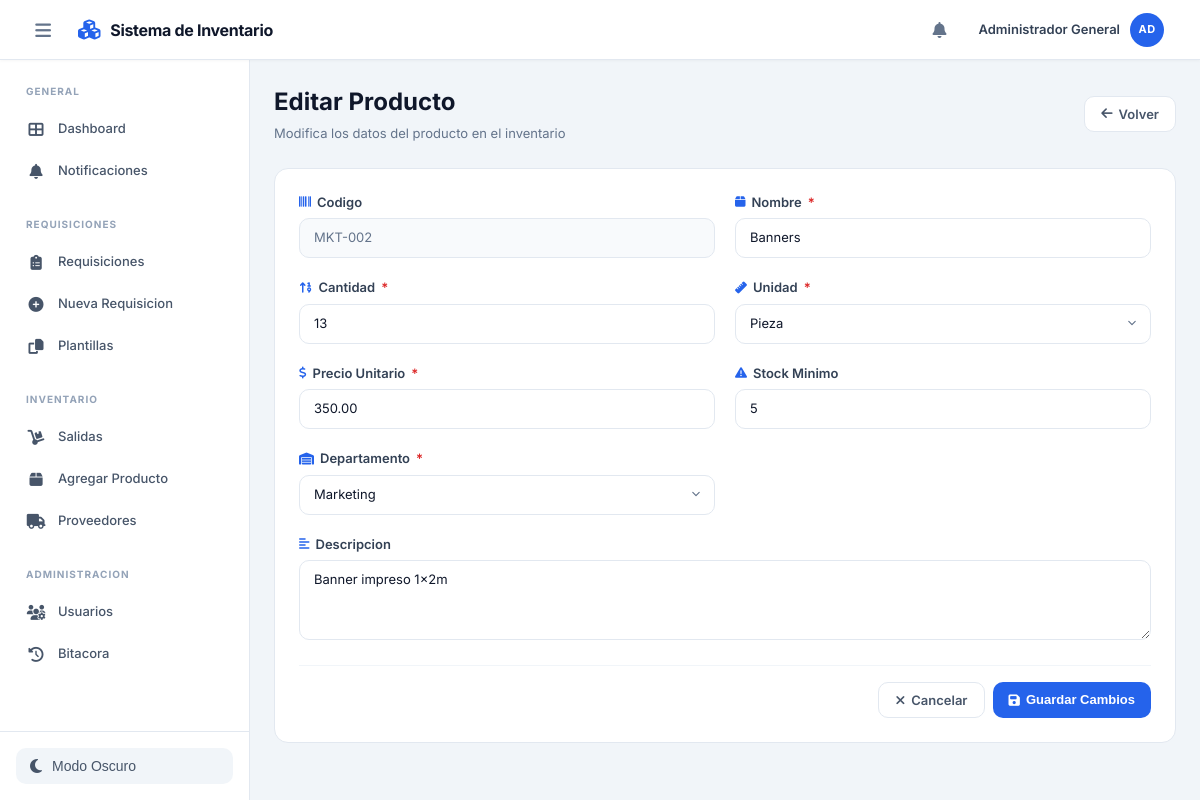
Before: /editar-producto.php?id=11 (signed in) with the older database file.
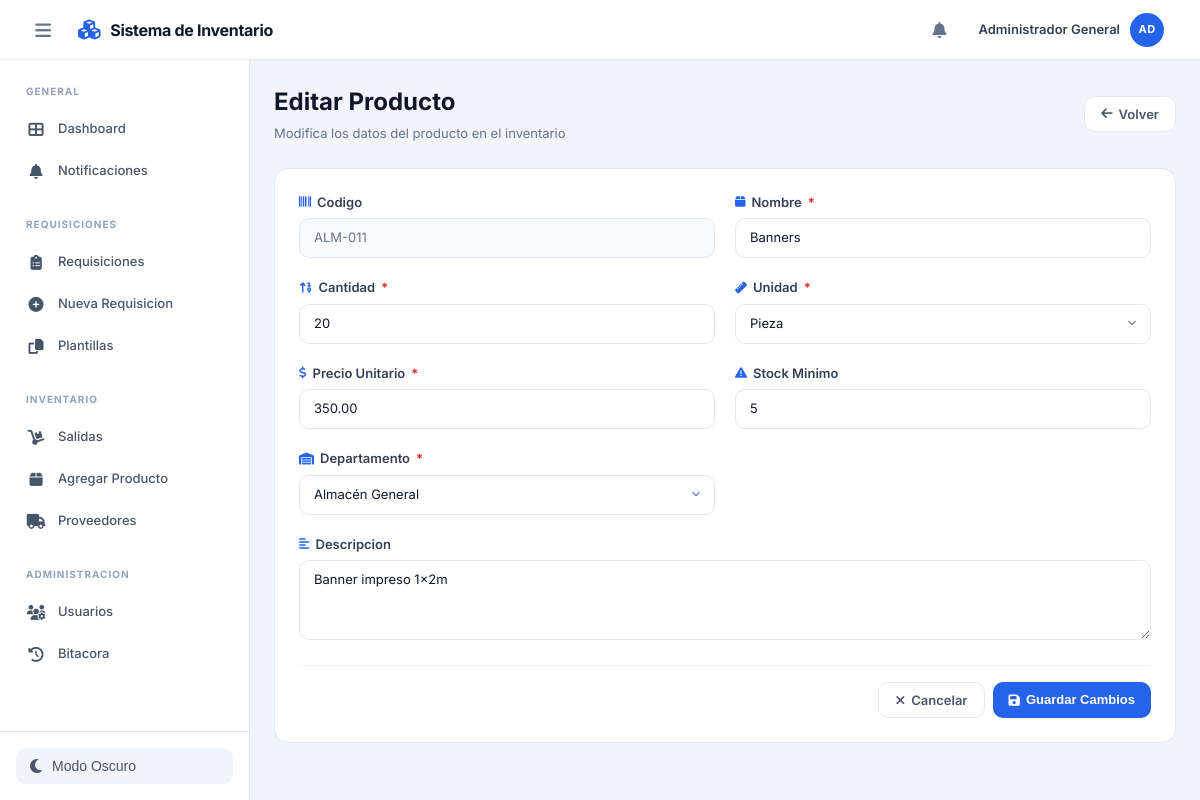
After: the same page with the newer database file.
### tables this page shows
CREATE TABLE inventario (
    id INT PRIMARY KEY AUTO_INCREMENT,
    codigo VARCHAR(50) NOT NULL,
    nombre VARCHAR(200) NOT NULL,
    descripcion TEXT,
    sub_almacen_id INT NOT NULL,
    cantidad INT NOT NULL DEFAULT 0,
    unidad VARCHAR(50) NOT NULL,
    precio_unitario DECIMAL(10,2),
    stock_minimo INT DEFAULT 10,
    activo TINYINT(1) DEFAULT 1,
    created_at TIMESTAMP DEFAULT CURRENT_TIMESTAMP,
    updated_at TIMESTAMP DEFAULT CURRENT_TIMESTAMP ON UPDATE CURRENT_TIMESTAMP,
    UNIQUE KEY unique_codigo_almacen (codigo, sub_almacen_id),
    FOREIGN KEY (sub_almacen_id) REFERENCES sub_almacenes(id)
);

CREATE TABLE sub_almacenes (
    id INT PRIMARY KEY AUTO_INCREMENT,
    nombre VARCHAR(100) NOT NULL,
    descripcion TEXT,
    created_at TIMESTAMP DEFAULT CURRENT_TIMESTAMP
);

### editar-producto.php (called while the page is built, shortened)
<?php
require_once 'config/database.php';
require_once 'models/Producto.php';
require_once 'models/SubAlmacen.php';
$producto_id = $_GET['id'] ?? null;
$productoModel = new Producto();
$producto = $productoModel->obtenerPorId($producto_id);
$subAlmacenModel = new SubAlmacen(getConnection());
$sub_almacenes = $subAlmacenModel->obtenerTodos();
require_once 'views/editar-producto.view.php';

### config/database.php (called while the page is built, shortened)
<?php
function getConnection() {
    if ($GLOBALS['db_connection'] !== null && $GLOBALS['db_connection']->ping()) {
        return $GLOBALS['db_connection'];
    }
    $conn = new mysqli(DB_HOST, DB_USER, DB_PASS, DB_NAME);
    $conn->set_charset("utf8");
    return $conn;
}

### models/Producto.php (called while the page is built, shortened)
<?php
class Producto {
    private $conn;
    public function __construct() {
        $this->conn = getConnection();
    }
    public function obtenerPorId($producto_id) {
        $sql = "SELECT i.*, s.nombre as sub_almacen_nombre
                FROM inventario i
                LEFT JOIN sub_almacenes s ON i.sub_almacen_id = s.id
                WHERE i.id = ?";
        $stmt = $this->conn->prepare($sql);
        $stmt->bind_param("i", $producto_id);
        $stmt->execute();
        $result = $stmt->get_result();
        $producto = $result->fetch_assoc();
        return $producto;
    }
}

### models/SubAlmacen.php (called while the page is built, shortened)
<?php
class SubAlmacen {
    private $conn;
    public function __construct() {
        $this->conn = getConnection();
    }
    public function obtenerTodos() {
        $sql = "SELECT * FROM sub_almacenes ORDER BY nombre";
        $result = $this->conn->query($sql);
        $almacenes = [];
        if ($result->num_rows > 0) {
            while($row = $result->fetch_assoc()) {
                $almacenes[] = $row;
            }
        }
        return $almacenes;
    }
}
?>

### views/editar-producto.view.php (the view, shortened to what the rows shown need)
<?php require 'includes/header.php'; ?>
<main class="main-content">
    <div style="display: flex; justify-content: space-between; align-items: center; margin-bottom: 1.5rem;">
        <div>
            <h1 style="margin: 0 0 4px 0; font-size: 1.5rem; font-weight: 700; color: var(--gray-900);">Editar Producto</h1>
        </div>
    </div>
    <div class="card">
        <form method="POST" action="">
            <div style="display: grid; grid-template-columns: repeat(auto-fit, minmax(280px, 1fr)); gap: 1.25rem; margin-bottom: 1.25rem;">
                <div>
                    <label style="display: flex; align-items: center; gap: 6px; color: var(--gray-700); font-weight: 600; margin-bottom: 6px; font-size: 0.8125rem;">
                        <i class="fas fa-barcode" style="color: var(--primary); font-size: 0.75rem;"></i> Codigo
                    </label>
                    <input type="text" value="<?php echo htmlspecialchars($producto['codigo']); ?>" readonly class="form-input" style="background: var(--gray-50); cursor: not-allowed; color: var(--text-muted);">
                </div>
                <div>
                    <label style="display: flex; align-items: center; gap: 6px; color: var(--gray-700); font-weight: 600; margin-bottom: 6px; font-size: 0.8125rem;">
                        <i class="fas fa-box" style="color: var(--primary); font-size: 0.75rem;"></i> Nombre <span style="color: var(--danger);">*</span>
                    </label>
                    <input type="text" name="nombre" value="<?php echo htmlspecialchars($producto['nombre']); ?>" required class="form-input">
                </div>
                <div>
                    <label style="display: flex; align-items: center; gap: 6px; color: var(--gray-700); font-weight: 600; margin-bottom: 6px; font-size: 0.8125rem;">
                        <i class="fas fa-sort-numeric-up" style="color: var(--primary); font-size: 0.75rem;"></i> Cantidad <span style="color: var(--danger);">*</span>
                    </label>
                    <input type="number" name="cantidad" value="<?php echo intval($producto['cantidad']); ?>" min="0" step="1" required class="form-input">
                </div>
                <div>
                    <label style="display: flex; align-items: center; gap: 6px; color: var(--gray-700); font-weight: 600; margin-bottom: 6px; font-size: 0.8125rem;">
                        <i class="fas fa-ruler" style="color: var(--primary); font-size: 0.75rem;"></i> Unidad <span style="color: var(--danger);">*</span>
                    </label>
                    <select name="unidad" required class="form-input">
                        <?php
                        $unidades = ['pieza','unidad','caja','paquete','bolsa','rollo','metro','litro','galon','kilogramo','gramo','juego','par','docena','millar','tonelada','cubeta','bote','lata','botella','garrafon','servicio'];
                        foreach ($unidades as $u): ?>
                            <option value="<?php echo $u; ?>" <?php echo ($producto['unidad'] == $u) ? 'selected' : ''; ?>><?php echo ucfirst($u); ?></option>
                        <?php endforeach; ?>
                    </select>
                </div>
                <div>
                    <label style="display: flex; align-items: center; gap: 6px; color: var(--gray-700); font-weight: 600; margin-bottom: 6px; font-size: 0.8125rem;">
                        <i class="fas fa-dollar-sign" style="color: var(--primary); font-size: 0.75rem;"></i> Precio Unitario <span style="color: var(--danger);">*</span>
                    </label>
                    <input type="number" name="precio_unitario" value="<?php echo $producto['precio_unitario']; ?>" step="0.01" min="0" required class="form-input">
                </div>
                <div>
                    <label style="display: flex; align-items: center; gap: 6px; color: var(--gray-700); font-weight: 600; margin-bottom: 6px; font-size: 0.8125rem;">
                        <i class="fas fa-exclamation-triangle" style="color: var(--primary); font-size: 0.75rem;"></i> Stock Minimo
                    </label>
                    <input type="number" name="stock_minimo" value="<?php echo $producto['stock_minimo']; ?>" min="0" step="1" class="form-input">
                </div>
                <div>
                    <label style="display: flex; align-items: center; gap: 6px; color: var(--gray-700); font-weight: 600; margin-bottom: 6px; font-size: 0.8125rem;">
                        <i class="fas fa-warehouse" style="color: var(--primary); font-size: 0.75rem;"></i> Departamento <span style="color: var(--danger);">*</span>
                    </label>
                    <select name="sub_almacen_id" required class="form-input">
                        <?php foreach ($sub_almacenes as $almacen): ?>
                            <option value="<?php echo $almacen['id']; ?>" <?php echo ($producto['sub_almacen_id'] == $almacen['id']) ? 'selected' : ''; ?>>
                                <?php echo htmlspecialchars($almacen['nombre']); ?>
                            </option>
                        <?php endforeach; ?>
                    </select>
                </div>
            </div>
            <div style="margin-bottom: 1.25rem;">
                <label style="display: flex; align-items: center; gap: 6px; color: var(--gray-700); font-weight: 600; margin-bottom: 6px; font-size: 0.8125rem;">
                    <i class="fas fa-align-left" style="color: var(--primary); font-size: 0.75rem;"></i> Descripcion
                </label>
                <textarea name="descripcion" rows="3" placeholder="Descripcion del producto (opcional)" class="form-input" style="resize: vertical;"><?php echo htmlspecialchars($producto['descripcion']); ?></textarea>
            </div>
        </form>
    </div>
</main>
<?php require 'includes/footer.php'; ?>

Changed rows visible on the page:
changed inventario "Banners": codigo "MKT-002" → "ALM-011"; cantidad "13" → "20"; sub_almacen_id "Marketing" → "Almacén General"
